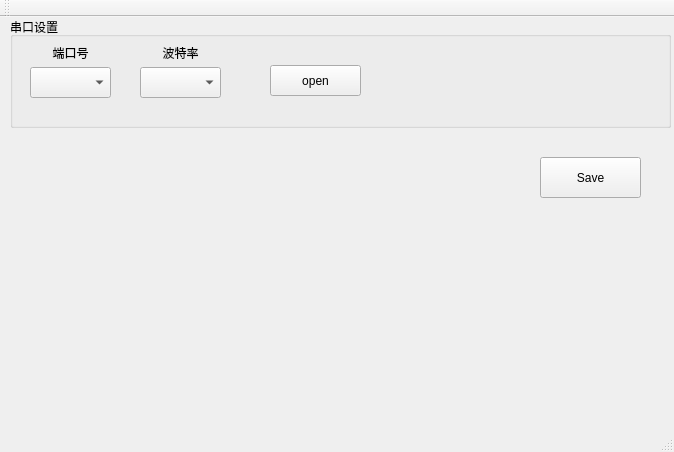
<?xml version="1.0" encoding="UTF-8"?>
<ui version="4.0">
 <class>MainWindow</class>
 <widget class="QMainWindow" name="MainWindow">
  <property name="geometry">
   <rect>
    <x>0</x>
    <y>0</y>
    <width>674</width>
    <height>452</height>
   </rect>
  </property>
  <property name="windowTitle">
   <string>MainWindow</string>
  </property>
  <widget class="QWidget" name="centralWidget">
   <widget class="QPushButton" name="btnSave">
    <property name="geometry">
     <rect>
      <x>540</x>
      <y>140</y>
      <width>101</width>
      <height>41</height>
     </rect>
    </property>
    <property name="text">
     <string>Save</string>
    </property>
   </widget>
   <widget class="QGroupBox" name="groupBox">
    <property name="geometry">
     <rect>
      <x>10</x>
      <y>0</y>
      <width>661</width>
      <height>111</height>
     </rect>
    </property>
    <property name="title">
     <string>串口设置</string>
    </property>
    <widget class="QPushButton" name="btnOpenSerial">
     <property name="geometry">
      <rect>
       <x>260</x>
       <y>48</y>
       <width>91</width>
       <height>31</height>
      </rect>
     </property>
     <property name="sizePolicy">
      <sizepolicy hsizetype="Minimum" vsizetype="Minimum">
       <horstretch>0</horstretch>
       <verstretch>0</verstretch>
      </sizepolicy>
     </property>
     <property name="text">
      <string>open</string>
     </property>
    </widget>
    <widget class="QLabel" name="label">
     <property name="geometry">
      <rect>
       <x>30</x>
       <y>20</y>
       <width>61</width>
       <height>31</height>
      </rect>
     </property>
     <property name="text">
      <string>端口号</string>
     </property>
     <property name="alignment">
      <set>Qt::AlignCenter</set>
     </property>
    </widget>
    <widget class="QLabel" name="label_2">
     <property name="geometry">
      <rect>
       <x>140</x>
       <y>20</y>
       <width>61</width>
       <height>31</height>
      </rect>
     </property>
     <property name="text">
      <string>波特率</string>
     </property>
     <property name="alignment">
      <set>Qt::AlignCenter</set>
     </property>
    </widget>
    <widget class="QComboBox" name="cBoxBaud">
     <property name="geometry">
      <rect>
       <x>130</x>
       <y>50</y>
       <width>81</width>
       <height>31</height>
      </rect>
     </property>
    </widget>
    <widget class="QComboBox" name="cBoxPort">
     <property name="geometry">
      <rect>
       <x>20</x>
       <y>50</y>
       <width>81</width>
       <height>31</height>
      </rect>
     </property>
    </widget>
   </widget>
  </widget>
  <widget class="QMenuBar" name="menuBar">
   <property name="geometry">
    <rect>
     <x>0</x>
     <y>0</y>
     <width>674</width>
     <height>23</height>
    </rect>
   </property>
  </widget>
  <widget class="QToolBar" name="mainToolBar">
   <attribute name="toolBarArea">
    <enum>TopToolBarArea</enum>
   </attribute>
   <attribute name="toolBarBreak">
    <bool>false</bool>
   </attribute>
  </widget>
  <widget class="QStatusBar" name="statusBar"/>
 </widget>
 <layoutdefault spacing="6" margin="11"/>
 <resources/>
 <connections/>
</ui>
